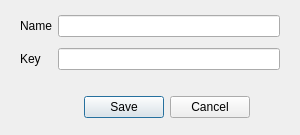
<?xml version="1.0" encoding="UTF-8"?>
<ui version="4.0">
 <class>user_info</class>
 <widget class="QDialog" name="user_info">
  <property name="geometry">
   <rect>
    <x>0</x>
    <y>0</y>
    <width>300</width>
    <height>135</height>
   </rect>
  </property>
  <property name="windowTitle">
   <string>User Information</string>
  </property>
  <property name="windowIcon">
   <iconset>
    <normaloff>icon/AppIcon.png</normaloff>icon/AppIcon.png</iconset>
  </property>
  <widget class="QDialogButtonBox" name="buttonBox">
   <property name="geometry">
    <rect>
     <x>50</x>
     <y>90</y>
     <width>200</width>
     <height>35</height>
    </rect>
   </property>
   <property name="orientation">
    <enum>Qt::Horizontal</enum>
   </property>
   <property name="standardButtons">
    <set>QDialogButtonBox::Cancel|QDialogButtonBox::Save</set>
   </property>
  </widget>
  <widget class="QWidget" name="layoutWidget">
   <property name="geometry">
    <rect>
     <x>20</x>
     <y>10</y>
     <width>260</width>
     <height>66</height>
    </rect>
   </property>
   <layout class="QGridLayout" name="gridLayout">
    <item row="0" column="0">
     <widget class="QLabel" name="label">
      <property name="text">
       <string>Name</string>
      </property>
     </widget>
    </item>
    <item row="0" column="1">
     <widget class="QLineEdit" name="name_label"/>
    </item>
    <item row="1" column="0">
     <widget class="QLabel" name="label_2">
      <property name="text">
       <string>Key</string>
      </property>
     </widget>
    </item>
    <item row="1" column="1">
     <widget class="QLineEdit" name="key_label">
      <property name="int" stdset="0">
       <number>0</number>
      </property>
     </widget>
    </item>
   </layout>
  </widget>
 </widget>
 <resources/>
 <connections>
  <connection>
   <sender>buttonBox</sender>
   <signal>accepted()</signal>
   <receiver>user_info</receiver>
   <slot>accept()</slot>
   <hints>
    <hint type="sourcelabel">
     <x>248</x>
     <y>254</y>
    </hint>
    <hint type="destinationlabel">
     <x>157</x>
     <y>274</y>
    </hint>
   </hints>
  </connection>
  <connection>
   <sender>buttonBox</sender>
   <signal>rejected()</signal>
   <receiver>user_info</receiver>
   <slot>reject()</slot>
   <hints>
    <hint type="sourcelabel">
     <x>316</x>
     <y>260</y>
    </hint>
    <hint type="destinationlabel">
     <x>286</x>
     <y>274</y>
    </hint>
   </hints>
  </connection>
 </connections>
</ui>
